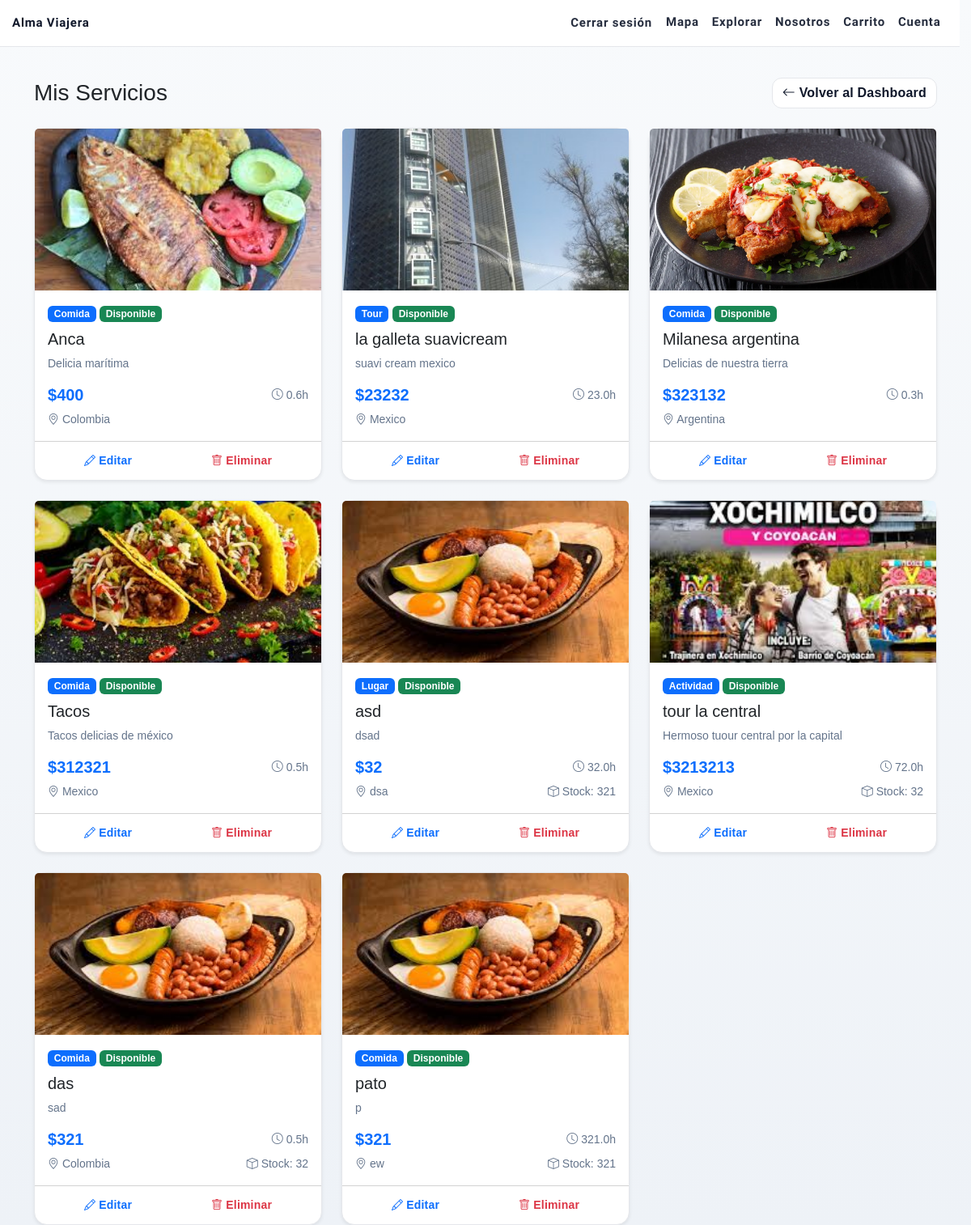
Screenshot of /providers/mis-servicios/ (signed in) with the database file from the repository.
### apps/catalog/models.py (models this page shows, shortened)
class Item(models.Model):
    id = models.AutoField(primary_key=True)
    nombre = models.CharField(max_length=255)
    descripcion = models.TextField()
    precio = models.DecimalField(max_digits=10, decimal_places=2)
    categoria = models.ForeignKey(Categoria, on_delete=models.CASCADE, related_name="items")
    ubicacion = models.CharField(max_length=255, blank=True, null=True)
    imagen = models.ImageField(upload_to="items/", blank=True, null=True)
    tiempo = models.DecimalField(max_digits=4, decimal_places=1, null=True)
    disponibilidad = models.BooleanField(default=True)  # tours/actividades
    stock = models.PositiveIntegerField(blank=True, null=True)  # souvenirs
    vendedor = models.ForeignKey(
        settings.AUTH_USER_MODEL,          # modelo de usuario
        on_delete=models.CASCADE,
        related_name="items_publicados",
    )

class Categoria(models.Model):
    id = models.AutoField(primary_key=True)
    nombre = models.CharField(
        max_length=50,
        choices=[
            ('lugar', 'Lugar'),
            ('tour', 'Tour'),
            ('comida', 'Comida'),
            ('souvenir', 'Souvenir'),
            ('actividad', 'Actividad'),
        ]
    )
    descripcion = models.TextField(blank=True, null=True)

### apps/providers/views.py (the view)
# urls.py: path('mis-servicios/', VerServiciosView.as_view(), name='ver_servicios'),
class VerServiciosView(LoginRequiredMixin, ProviderRequiredMixin, ListView):
    model = Item
    template_name = "providers/ver_servicios.html"
    context_object_name = "servicios"
    paginate_by = 10
    def get_queryset(self):
        return Item.objects.filter(vendedor=self.request.user).order_by('-id')

### apps/providers/views.py (called while the page is built)
    def test_func(self):
        u = self.request.user
        return u.is_authenticated and getattr(u, "es_proveedor", False)

### apps/providers/templates/providers/ver_servicios.html (shortened to what this page needs)
{% extends "base.html" %}
{% load static %}
{% block body_class %}black_navbar_text{% endblock %}
{% block content %}
<div class="container mt-5">
  <div class="d-flex justify-content-between align-items-center mb-4">
    <h1 class="h3 mb-0">Mis Servicios</h1>
    <a href="{% url 'providers:dashboard' %}" class="btn btn-outline-secondary">
      <i class="bi bi-arrow-left"></i> Volver al Dashboard
    </a>
  </div>
  {% if servicios %}
    <div class="row g-4">
      {% for servicio in servicios %}
        <div class="col-12 col-md-6 col-lg-4">
          <div class="card h-100 shadow-sm">
            {% if servicio.imagen %}
              <img src="{{ servicio.imagen.url }}" class="card-img-top" alt="{{ servicio.nombre }}" style="height: 200px; object-fit: cover;">
            {% else %}
              <div class="card-img-top bg-light d-flex align-items-center justify-content-center" style="height: 200px;">
                <i class="bi bi-image text-muted" style="font-size: 3rem;"></i>
              </div>
            {% endif %}
            <div class="card-body d-flex flex-column">
              <div class="mb-2">
                <span class="badge bg-primary">{{ servicio.categoria.get_nombre_display }}</span>
                {% if servicio.disponibilidad %}
                  <span class="badge bg-success">Disponible</span>
                {% else %}
                  <span class="badge bg-danger">No disponible</span>
                {% endif %}
              </div>
              <h5 class="card-title">{{ servicio.nombre }}</h5>
              <p class="card-text text-muted small">{{ servicio.descripcion|truncatewords:15 }}</p>
              <div class="mt-auto">
                <div class="d-flex justify-content-between align-items-center mb-2">
                  <span class="h5 text-primary mb-0">${{ servicio.precio|floatformat:0 }}</span>
                  {% if servicio.tiempo %}
                    <small class="text-muted">
                      <i class="bi bi-clock"></i> {{ servicio.tiempo }}h
                    </small>
                  {% endif %}
                </div>
                <div class="d-flex justify-content-between align-items-center">
                  <small class="text-muted">
                    <i class="bi bi-geo-alt"></i> {{ servicio.ubicacion|default:"Sin ubicación" }}
                  </small>
                  {% if servicio.stock is not None %}
                    <small class="text-muted">
                      <i class="bi bi-box"></i> Stock: {{ servicio.stock }}
                    </small>
                  {% endif %}
                </div>
              </div>
            </div>
            <div class="card-footer bg-transparent">
              <div class="d-flex gap-2">
                <a href="{% url 'providers:editar_servicio' servicio.id %}" class="btn btn-outline-primary btn-sm flex-fill">
                  <i class="bi bi-pencil"></i> Editar
                </a>
                <button class="btn btn-outline-danger btn-sm flex-fill" onclick="eliminarServicio({{ servicio.id }}, '{{ servicio.nombre }}')">
                  <i class="bi bi-trash"></i> Eliminar
                </button>
              </div>
            </div>
          </div>
        </div>
      {% endfor %}
    </div>
  {% endif %}
</div>
{% endblock %}

### static/css/home.css (style rules this page uses)
:root { --primary-color: #ffffff; --secondary-color: #333333; --accent-color: #4CAF50; --font-family: 'Montserrat', sans-serif; }
html, body { margin: 0; padding: 0; width: 100%; height: 100%; overflow-x: hidden; }
body { font-family: var(--font-family); }

### static/css/auth.css (style rules this page uses)
:root { --av-bg: #f8fafc; --av-card-bg: #ffffff; --av-text: #0f172a; --av-muted: #64748b; --av-border: #e5e7eb; --av-ring: #3b82f6; --av-primary: #2563eb; --av-primary-900: #1d4ed8; --av-radius-lg: 16px; --av-radius-md: 12px; --av-shadow-sm: 0 2px 10px rgba(2, 6, 23, 0.05); --av-shadow-lg: 0 12px 30px rgba(2, 6, 23, 0.08); }
body.login, body.black_navbar_text { background: linear-gradient(180deg, #f8fafc 0%, #eef2f7 100%); }
.card { background: var(--av-card-bg); border: 1px solid var(--av-border); border-radius: var(--av-radius-lg); box-shadow: var(--av-shadow-sm); }
.card h2, .card .h5 { margin-bottom: .25rem; font-weight: 600; color: var(--av-text); }
.card p, .text-muted { color: var(--av-muted) !important; }
.btn { border-radius: 12px; border: 1px solid transparent; font-weight: 600; letter-spacing: .2px; transition: transform .06s ease, filter .15s ease, box-shadow .15s ease; }
.btn-outline-secondary { border-color: var(--av-border); color: var(--av-text); background: #fff; }

### rows the page displays
Item: imagen (picture), categoria.nombre "Comida", disponibilidad "Disponible", nombre "Anca", descripcion "Delicia marítima", precio "400", tiempo "0.6", ubicacion "Colombia"
Item: imagen (picture), categoria.nombre "Tour", disponibilidad "Disponible", nombre "la galleta suavicream", descripcion "suavi cream mexico", precio "23232", tiempo "23.0", ubicacion "Mexico"
Item: imagen (picture), categoria.nombre "Comida", disponibilidad "Disponible", nombre "Milanesa argentina", descripcion "Delicias de nuestra tierra", precio "323132", tiempo "0.3", ubicacion "Argentina"
Item: imagen (picture), categoria.nombre "Comida", disponibilidad "Disponible", nombre "Tacos", descripcion "Tacos delicias de méxico", precio "312321", tiempo "0.5", ubicacion "Mexico"
Item: imagen (picture), categoria.nombre "Lugar", disponibilidad "Disponible", nombre "asd", descripcion "dsad", precio "32", tiempo "32.0", ubicacion "dsa", stock "321"
Item: imagen (picture), categoria.nombre "Actividad", disponibilidad "Disponible", nombre "tour la central", descripcion "Hermoso tuour central por la capital", precio "3213213", tiempo "72.0", ubicacion "Mexico", stock "32"
Item: imagen (picture), categoria.nombre "Comida", disponibilidad "Disponible", nombre "das", descripcion "sad", precio "321", tiempo "0.5", ubicacion "Colombia", stock "32"
Item: imagen (picture), categoria.nombre "Comida", disponibilidad "Disponible", nombre "pato", descripcion "p", precio "321", tiempo "321.0", ubicacion "ew", stock "321"
